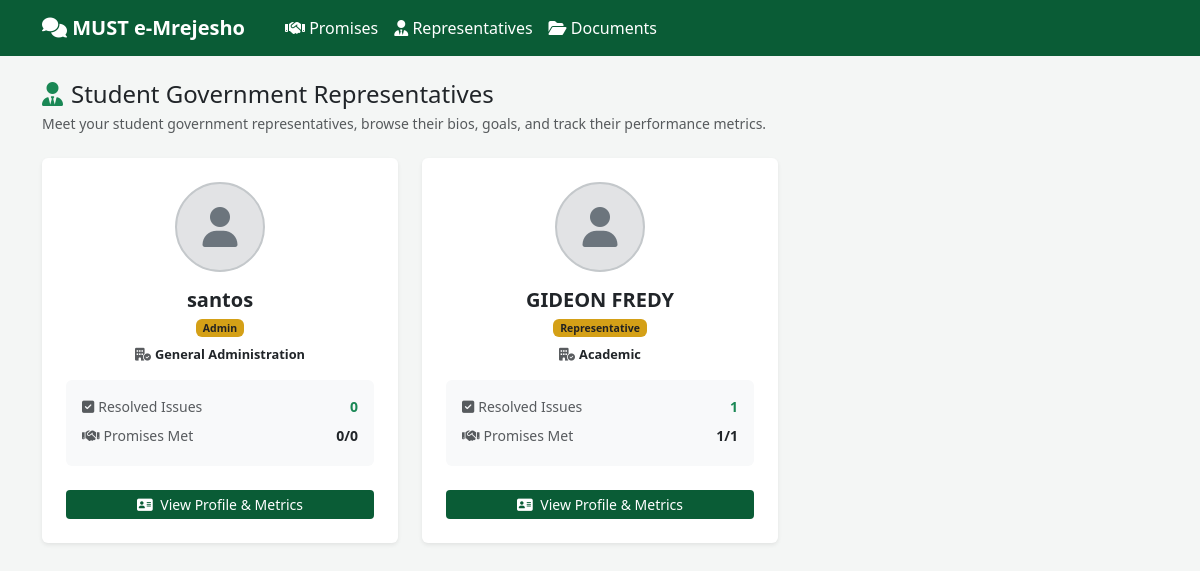
The page /accountability/representatives/ on the database its author committed.
### accounts/models.py (models this page shows, shortened)
class User(AbstractUser):
    class Role(models.TextChoices):
        STUDENT = "STUDENT", "Student"
        REPRESENTATIVE = "REPRESENTATIVE", "Representative"
        ADMIN = "ADMIN", "Admin"
    id = models.UUIDField(primary_key=True, default=uuid.uuid4, editable=False)
    role = models.CharField(max_length=20, choices=Role.choices, default=Role.STUDENT)
    registration_number = models.CharField(
        max_length=30, blank=True, null=True, unique=True,
        help_text="Student registration number or staff ID"
    )
    phone_number = models.CharField(max_length=20, blank=True, null=True)
    department = models.ForeignKey(
        "departments.Department", null=True, blank=True,
        on_delete=models.SET_NULL, related_name="staff_members",
        help_text="Required for Representative role"
    )
    is_active_staff = models.BooleanField(
        default=True, help_text="Toggle off to temporarily suspend a representative from receiving cases"
    )
    created_at = models.DateTimeField(auto_now_add=True)

### departments/models.py (models this page shows, shortened)
class Department(models.Model):
    id = models.UUIDField(primary_key=True, default=uuid.uuid4, editable=False)
    name = models.CharField(max_length=150, unique=True)
    code = models.CharField(max_length=15, unique=True, help_text="Short code e.g. ICT, HOSTEL, ACAD")
    description = models.TextField(blank=True)
    is_active = models.BooleanField(default=True)
    created_at = models.DateTimeField(auto_now_add=True)
    class Meta:
        ordering = ["name"]

### accountability/views.py (the view)
# urls.py: path("representatives/", views.rep_list, name="rep_list"),
def rep_list(request):
    representatives = User.objects.filter(role__in=[User.Role.REPRESENTATIVE, User.Role.ADMIN]).select_related("department", "rep_profile")
    for rep in representatives:
        RepresentativeProfile.objects.get_or_create(user=rep)
        rep.total_promises = rep.promises.count()
        rep.completed_promises = rep.promises.filter(status=Promise.Status.COMPLETED).count()
        rep.resolved_cases = Feedback.objects.filter(assigned_to=rep, status=Feedback.Status.RESOLVED).count()
    return render(request, "accountability/rep_list.html", {"representatives": representatives})

### templates/accountability/rep_list.html (shortened to what this page needs)
{% extends "base.html" %}
{% block content %}
<div class="mb-4">
    <h4 class="mb-1"><i class="fa-solid fa-user-tie text-success me-2"></i>Student Government Representatives</h4>
    <p class="text-muted small">Meet your student government representatives, browse their bios, goals, and track their performance metrics.</p>
</div>
<div class="row g-4">
    {% for rep in representatives %}
    <div class="col-md-4 col-sm-6">
        <div class="card h-100 shadow-sm border-0 transition hover-shadow">
            <div class="card-body p-4 text-center d-flex flex-column h-100">
                <div class="d-flex justify-content-center mb-3">
                    {% if rep.rep_profile.profile_picture %}
                    <img src="{{ rep.rep_profile.profile_picture.url }}" alt="{{ rep.get_full_name }}" class="rounded-circle border border-2 border-success-subtle" style="width: 90px; height: 90px; object-fit: cover;">
                    {% else %}
                    <div class="rounded-circle bg-secondary-subtle text-secondary border border-2 border-secondary-subtle d-flex align-items-center justify-content-center" style="width: 90px; height: 90px; font-size: 2.5rem;">
                        <i class="fa-solid fa-user"></i>
                    </div>
                    {% endif %}
                </div>
                <h5 class="fw-bold mb-1 card-title">{{ rep.get_full_name|default:rep.username }}</h5>
                <p class="text-muted small mb-2"><span class="badge badge-must">{{ rep.get_role_display }}</span></p>
                <p class="small mb-3 text-dark fw-semibold" style="font-size:0.8rem;">
                    <i class="fa-solid fa-building-circle-check text-muted me-1"></i>{{ rep.department.name|default:"General Administration" }}
                </p>
                <div class="bg-light rounded p-3 mb-4 text-start mt-auto">
                    <div class="d-flex justify-content-between mb-2">
                        <small class="text-muted"><i class="fa-solid fa-square-check me-1"></i>Resolved Issues</small>
                        <small class="fw-bold text-success">{{ rep.resolved_cases }}</small>
                    </div>
                    <div class="d-flex justify-content-between mb-1">
                        <small class="text-muted"><i class="fa-solid fa-handshake me-1"></i>Promises Met</small>
                        <small class="fw-bold text-dark">{{ rep.completed_promises }}/{{ rep.total_promises }}</small>
                    </div>
                </div>
                <a href="{% url 'accountability:rep_detail' rep.pk %}" class="btn btn-must w-100 btn-sm">
                    <i class="fa-solid fa-address-card me-1"></i> View Profile & Metrics
                </a>
            </div>
        </div>
    </div>
    {% empty %}
    <div class="col-12 text-center py-5 text-muted">
        <i class="fa-solid fa-users-slash fa-3x mb-3 text-secondary"></i>
        <p class="mb-0">No representatives or admins found in the system.</p>
    </div>
    {% endfor %}
</div>
{% endblock %}

### templates/base.html (style rules this page uses)
:root { --must-green: #0a5c36; --must-gold: #d4a017; }
body { background: #f4f6f5; font-family: 'Segoe UI', sans-serif; }
.btn-must { background: var(--must-green); color: #fff; border: none; }
.badge-must { background: var(--must-gold); color: #222; }

### templates/accountability/rep_list.html (style rules this page uses)
.transition { transition: all 0.2s ease-in-out; }

### rows shown on the page
User: get_full_name "santos", role "Admin", department.name "General Administration", resolved_cases "0", completed_promises "0", total_promises "0"
User: get_full_name "GIDEON FREDY", role "Representative", department.name "Academic", resolved_cases "1", completed_promises "1", total_promises "1"
